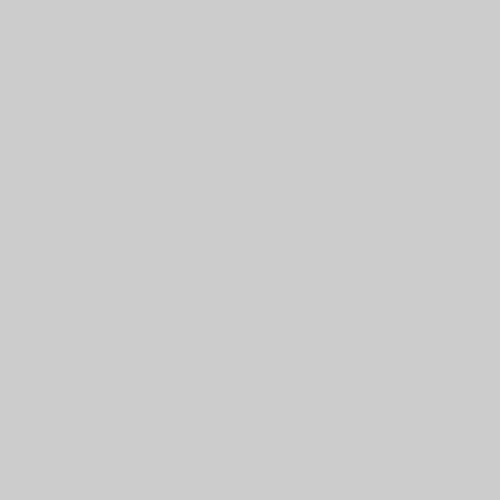
Frame 1 (no input)
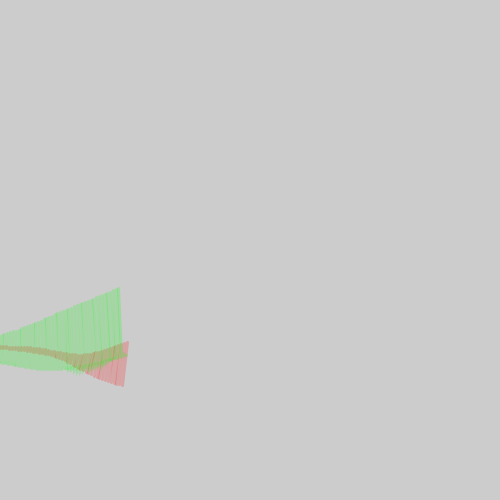
Frame 60 (the mouse pressed at the canvas centre just before this capture)
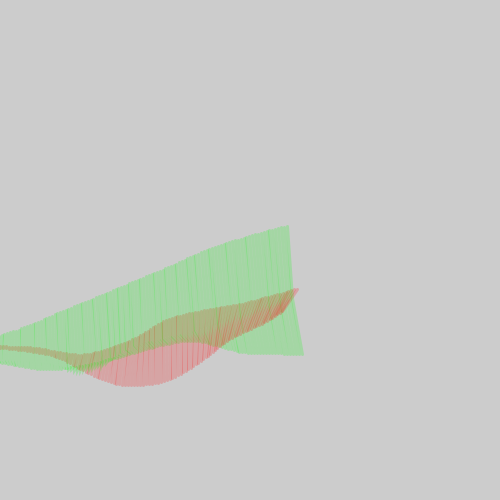
Frame 120 (the mouse held since frame 60 and released just before this capture)

The Processing sketch that drew these frames (run headless with seeded random() and noise(); from frame 60 on, the mouse is pressed at the canvas centre):

// Processing sketch: CP_GrowLandscape
// ── CP_GrowLandscape.pde
/*
project: Compano
date: 22-11-2017
created by: Ria Stroes
*/
Wisp[] wisp;
Wisp[] wisp2;
void setup(){
  size(500,500);
  wisp = new Wisp[2];
  wisp[0] = new Wisp(new PVector(-50,350), 3, -1,1);
  wisp[1] = new Wisp(new PVector(-50,350), 3,  -1,1);
  wisp2 = new Wisp[3];
  wisp2[0] = new Wisp(new PVector(-50,350), 3,    -1,1);
  wisp2[1] = new Wisp(new PVector(-50,350), 3,  -1,1);
  wisp2[2] = new Wisp(new PVector(-50,350), 3,   -1,1);
}

void draw(){
  strokeWeight(3);
   stroke(255,0,0,50);
   noFill();
   beginShape();
    for(Wisp w : wisp){
    w.grow();
    w.draw();
    }
  endShape();
  stroke(0,255,0,50);
  beginShape();
    for(Wisp w : wisp2){
    w.grow();
    w.draw();
    }
  endShape();
}
// ── Wisp.pde
class Wisp{
 
  ArrayList<PVector> body;
  PVector last;
  PVector growth;
  float growspeed;
  float minangle;
  float maxangle;
  float a;
  float whimsicality;
  
  
 Wisp(PVector begin, float growspeed, float minangle, float maxangle){
   this.body = new ArrayList<PVector>();
   this.last = begin.copy();
   this.body.add(this.last);
   this.growspeed = growspeed;
   this.growth = new PVector(0,0);
   this.minangle = minangle;
   this.maxangle = maxangle;
   this.a = random(100);
   this.whimsicality = random(0,0.1);
 }
 void grow(){
   
   this.growth = PVector.fromAngle(map(noise(this.a),0,1,this.minangle, this.maxangle));
   this.growth.mult(this.growspeed);
   this.last.add(this.growth);
   this.body.add(this.last);
   this.a += this.whimsicality;
   
 }
 void draw(){
   
 
  
  // for(int i = 0; i < this.body.size(); i++){
     
     vertex(this.last.x, this.last.y);
 
   //endShape();
 }
   
}
